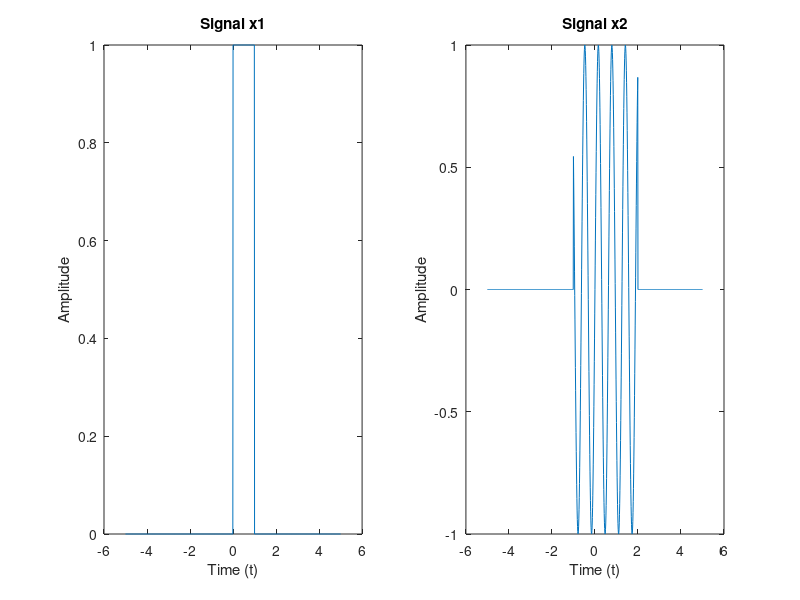
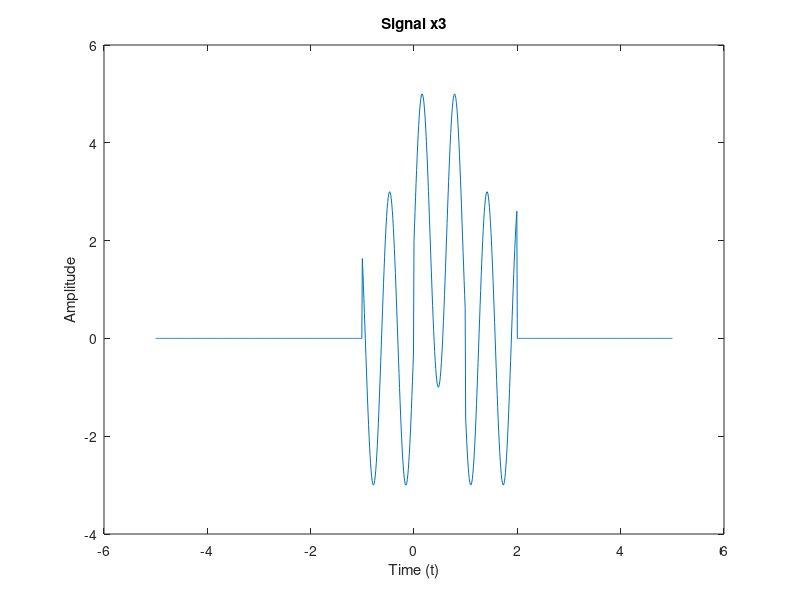
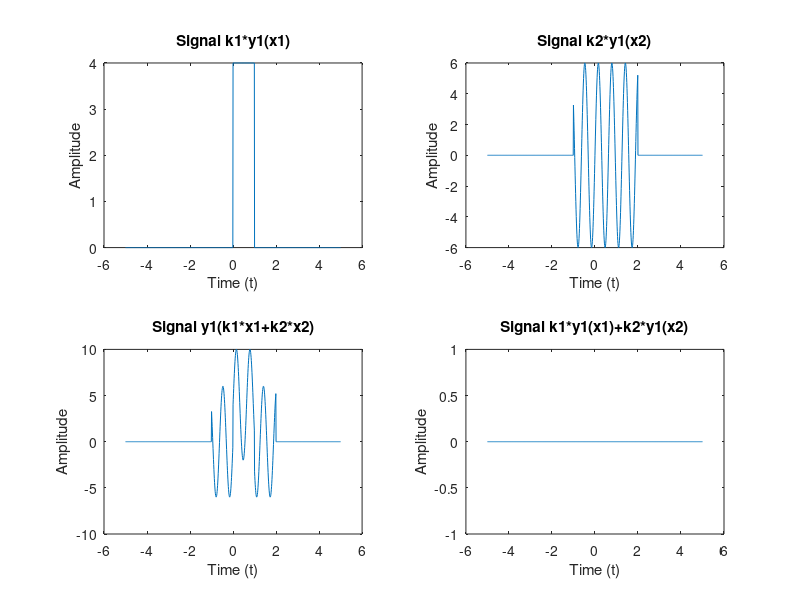

Write the MATLAB code that produced these figures, in order.
Fs=100;
duration=10;
t=(-duration/2:1/Fs:duration/2);

k1=2;
k2=3;

x1= (t>=0)-((t-1)>=0);
x2= sin(10*t).*(((t+1)>=0)-((t-2)>=0));

figure;
subplot(1,2,1);
plot(t,x1);
title("Signal x1");
xlabel("Time (t)");
ylabel("Amplitude");

subplot(1,2,2);
plot(t,x2);
title("Signal x2");
xlabel("Time (t)");
ylabel("Amplitude");

x3=k1.*x1+k2.*x2;

figure;
plot(t,x3);
title("Signal x3");
xlabel("Time (t)");
ylabel("Amplitude");

function system_y1=y1(signal)
    system_y1=2.*signal;
end

function system_y2=y2(signal)
    system_y2=signal.*signal;
end

function system_y3=y3(signal)
    system_y3=signal*exp(signal);
end


output1=y1(x3);
output1_1=k1.*y1(x1);
output1_2=k2.*y1(x2);

figure;

subplot(2,2,1);
plot(t,output1_1);
title("Signal k1*y1(x1)");
xlabel("Time (t)");
ylabel("Amplitude");

subplot(2,2,2);
plot(t,output1_2);
title("Signal k2*y1(x2)");
xlabel("Time (t)");
ylabel("Amplitude");

subplot(2,2,3);
plot(t,output1);
title("Signal y1(k1*x1+k2*x2)");
xlabel("Time (t)");
ylabel("Amplitude");

subplot(2,2,4);
plot(t,(output1_1+output1_2)-output1);
title("Signal k1*y1(x1)+k2*y1(x2)");
xlabel("Time (t)");
ylabel("Amplitude");

if ((output1_1+output1_2)-output1)==0
    disp("System y1 is linear");
else
    disp("System y1 is non-linear")
end

